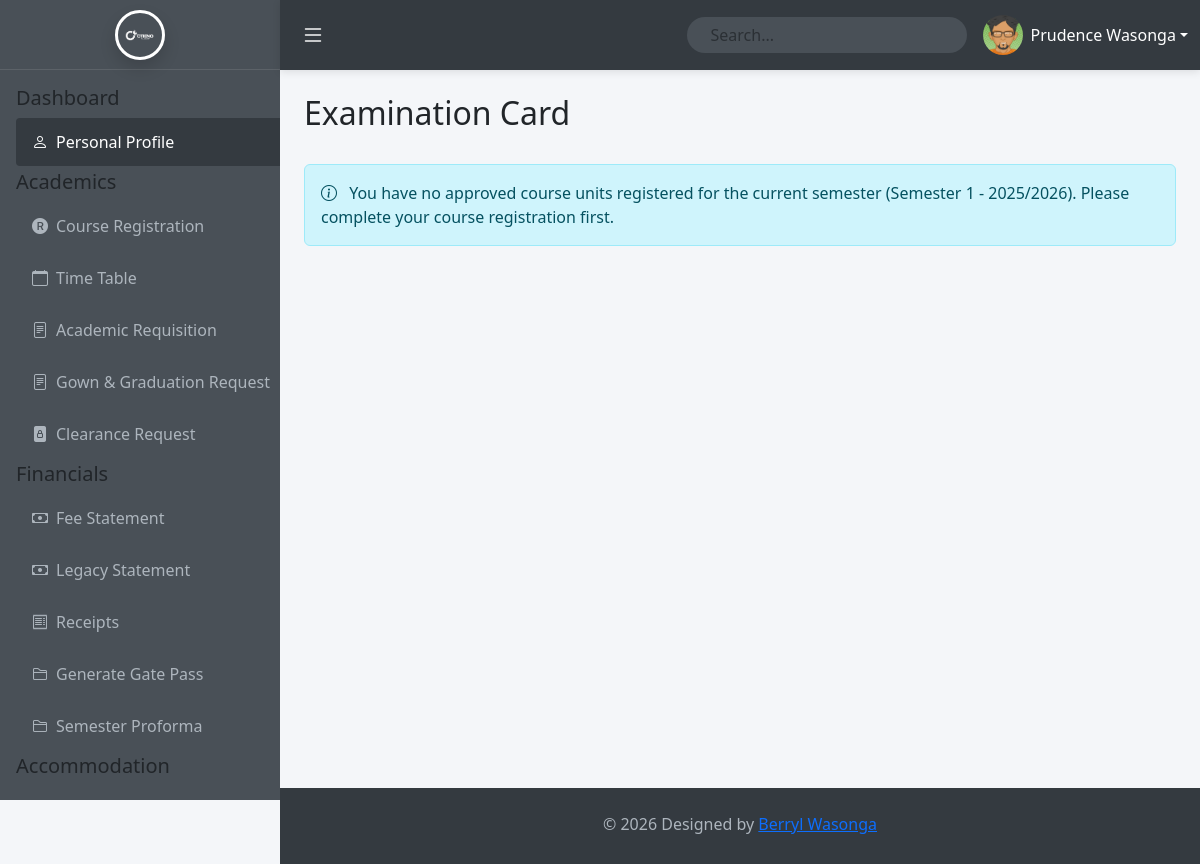
Before: /students/examcard.php (signed in) with the older database file.
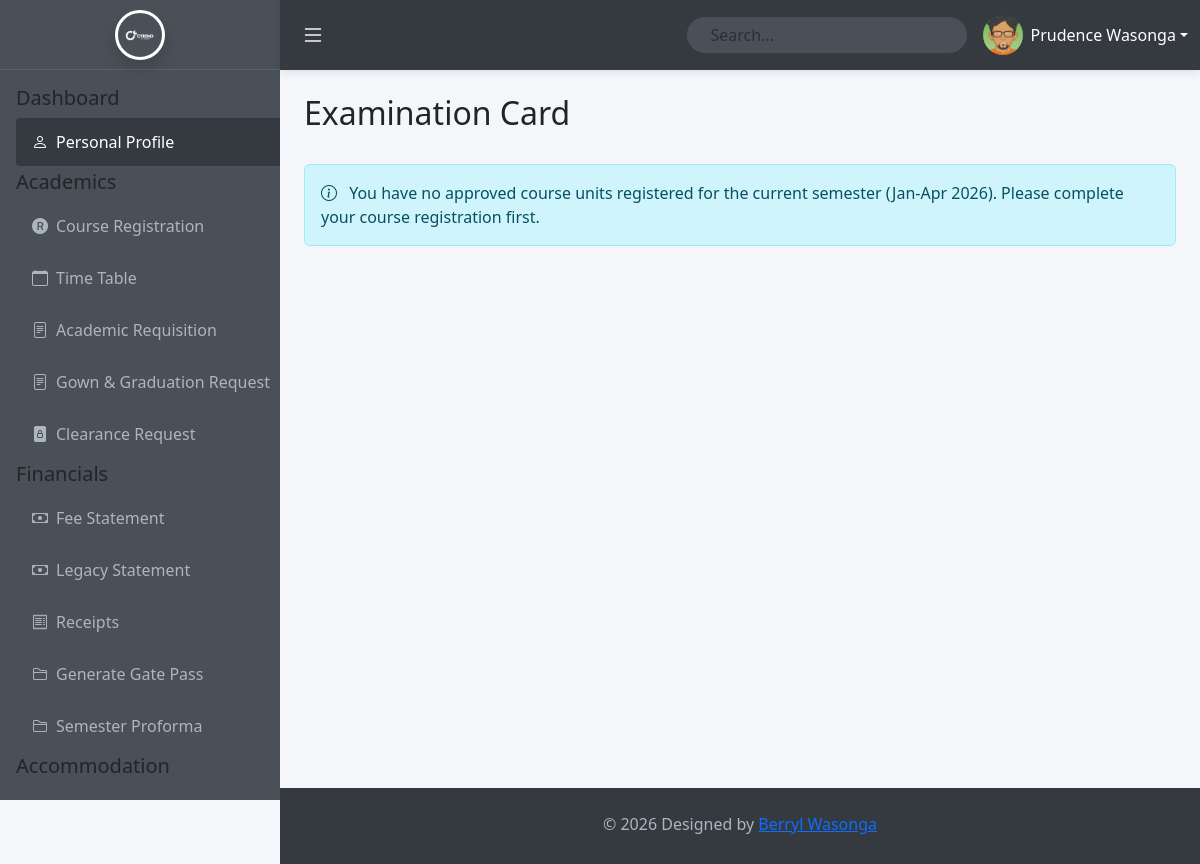
After: the same page with the newer database file.
### tables this page shows
CREATE TABLE `semesters` (
  `id` int(11) NOT NULL,
  `academic_year_id` int(11) NOT NULL,
  `semester_name` varchar(50) NOT NULL,
  `start_date` date NOT NULL,
  `end_date` date NOT NULL,
  `is_current` tinyint(1) DEFAULT 0,
  `status` enum('active','inactive') DEFAULT 'active',
  `created_at` timestamp NOT NULL DEFAULT current_timestamp()
);

### students/examcard.php (the view, shortened to what this page needs)
<?php
include '../config.php';
$semester_query = "SELECT * FROM semesters WHERE status = 'active' LIMIT 1";
$sem_result = $conn->query($semester_query);
$current_semester = $sem_result->fetch_assoc();
$registered_units = [];
if ($current_semester) {
    $units_query = "SELECT cu.unit_code, cu.unit_name, cr.registration_status, s.semester_name, ay.year_name
                    FROM course_registrations cr
                    JOIN course_units cu ON cr.unit_id = cu.id
                    JOIN semesters s ON cr.semester_id = s.id
                    JOIN academic_years ay ON s.academic_year_id = ay.id
                    WHERE cr.user_id = ?
                    AND cr.semester_id = ?
                    AND cr.registration_status = 'approved'";
    $stmt = $conn->prepare($units_query);
    $stmt->bind_param("ii", $_SESSION['user_id'], $current_semester['id']);
    $stmt->execute();
    $registered_units = $stmt->get_result()->fetch_all(MYSQLI_ASSOC);
}
?>
<!DOCTYPE html>
<html lang="en">
<head>
    <link href="https://cdn.jsdelivr.net/npm/bootstrap@5.3.3/dist/css/bootstrap.min.css" rel="stylesheet">
    <link href="https://cdn.jsdelivr.net/npm/bootstrap-icons@1.11.3/font/bootstrap-icons.css" rel="stylesheet">
    <link href="Assets/main.css" rel="stylesheet">
</head>
<body>
    <?php
        include_once 'partials/sidebar.php' ;
        include_once 'partials/top_navbar.php' ;
    ?>
    <div class="main-content" id="mainContent">
        <div class="d-flex justify-content-between align-items-center mb-4 no-print">
            <h2>Examination Card</h2>
        </div>
        <?php if (!$current_semester): ?>
            <div class="alert alert-warning">
                <i class="bi bi-exclamation-triangle me-2"></i> No active semester found. Exam cards are only available during active semesters.
            </div>
        <?php elseif (empty($registered_units)): ?>
            <div class="alert alert-info">
                <i class="bi bi-info-circle me-2"></i> You have no approved course units registered for the current semester (<?php echo htmlspecialchars($current_semester['semester_name']); ?>).
                Please complete your course registration first.
            </div>
        <?php endif; ?>
    </div>
    <?php include_once 'partials/footer.php'; ?>
</body>
</html>

Changed rows visible on the page:
no longer on this page (row edited): semesters: semester_name "Semester 1 - 2025/2026"
now on this page (row edited): semesters: semester_name "Jan-Apr 2026"
